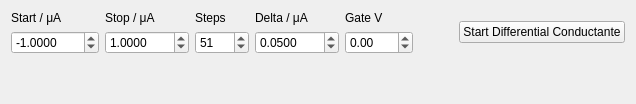
          <widget class="QWidget" name="differential_conductance_tab">
           <attribute name="title">
            <string>Differential Conductance</string>
           </attribute>
           <layout class="QVBoxLayout" name="verticalLayout_22">
            <item>
             <layout class="QHBoxLayout" name="differential_conductance_horizontalLayout">
              <item>
               <layout class="QVBoxLayout" name="differential_conductance_start_current_verticalLayout">
                <item>
                 <widget class="QLabel" name="differential_conductance_start_current_label">
                  <property name="text">
                   <string>Start / μA</string>
                  </property>
                 </widget>
                </item>
                <item>
                 <widget class="QDoubleSpinBox" name="differential_conductance_start_current">
                  <property name="maximumSize">
                   <size>
                    <width>142</width>
                    <height>16777215</height>
                   </size>
                  </property>
                  <property name="decimals">
                   <number>4</number>
                  </property>
                  <property name="minimum">
                   <double>-5000.000000000000000</double>
                  </property>
                  <property name="maximum">
                   <double>5000.000000000000000</double>
                  </property>
                  <property name="singleStep">
                   <double>0.100000000000000</double>
                  </property>
                  <property name="value">
                   <double>-1.000000000000000</double>
                  </property>
                 </widget>
                </item>
               </layout>
              </item>
              <item>
               <layout class="QVBoxLayout" name="differential_conductance_end_current_label_verticalLayout">
                <item>
                 <widget class="QLabel" name="differential_conductance_end_current_label">
                  <property name="text">
                   <string>Stop / μA</string>
                  </property>
                 </widget>
                </item>
                <item>
                 <widget class="QDoubleSpinBox" name="differential_conductance_end_current">
                  <property name="maximumSize">
                   <size>
                    <width>142</width>
                    <height>16777215</height>
                   </size>
                  </property>
                  <property name="decimals">
                   <number>4</number>
                  </property>
                  <property name="minimum">
                   <double>0.000100000000000</double>
                  </property>
                  <property name="maximum">
                   <double>5000.000000000000000</double>
                  </property>
                  <property name="singleStep">
                   <double>0.100000000000000</double>
                  </property>
                  <property name="value">
                   <double>1.000000000000000</double>
                  </property>
                 </widget>
                </item>
               </layout>
              </item>
              <item>
               <layout class="QVBoxLayout" name="differential_conductance_steps_verticalLayout">
                <item>
                 <widget class="QLabel" name="differential_conductance_steps_label">
                  <property name="text">
                   <string>Steps</string>
                  </property>
                 </widget>
                </item>
                <item>
                 <widget class="QDoubleSpinBox" name="differential_conductance_steps">
                  <property name="maximumSize">
                   <size>
                    <width>142</width>
                    <height>16777215</height>
                   </size>
                  </property>
                  <property name="decimals">
                   <number>0</number>
                  </property>
                  <property name="minimum">
                   <double>1.000000000000000</double>
                  </property>
                  <property name="maximum">
                   <double>5000.000000000000000</double>
                  </property>
                  <property name="singleStep">
                   <double>1.000000000000000</double>
                  </property>
                  <property name="value">
                   <double>51.000000000000000</double>
                  </property>
                 </widget>
                </item>
               </layout>
              </item>
              <item>
               <layout class="QVBoxLayout" name="differential_conductance_delta_verticalLayout">
                <item>
                 <widget class="QLabel" name="differential_conductance_delta_label">
                  <property name="text">
                   <string>Delta / μA</string>
                  </property>
                 </widget>
                </item>
                <item>
                 <widget class="QDoubleSpinBox" name="differential_conductance_delta">
                  <property name="maximumSize">
                   <size>
                    <width>142</width>
                    <height>16777215</height>
                   </size>
                  </property>
                  <property name="decimals">
                   <number>4</number>
                  </property>
                  <property name="minimum">
                   <double>0.001000000000000</double>
                  </property>
                  <property name="maximum">
                   <double>5000.000000000000000</double>
                  </property>
                  <property name="singleStep">
                   <double>0.010000000000000</double>
                  </property>
                  <property name="value">
                   <double>0.050000000000000</double>
                  </property>
                 </widget>
                </item>
               </layout>
              </item>
              <item>
               <layout class="QVBoxLayout" name="differential_conductance_delta_gate_v_verticalLayout">
                <item>
                 <widget class="QLabel" name="differential_conductance_gate_v_label">
                  <property name="text">
                   <string>Gate V</string>
                  </property>
                 </widget>
                </item>
                <item>
                 <widget class="QDoubleSpinBox" name="differential_conductance_gate_v">
                  <property name="maximumSize">
                   <size>
                    <width>142</width>
                    <height>16777215</height>
                   </size>
                  </property>
                  <property name="decimals">
                   <number>2</number>
                  </property>
                  <property name="minimum">
                   <double>-100.000000000000000</double>
                  </property>
                  <property name="maximum">
                   <double>100.000000000000000</double>
                  </property>
                  <property name="singleStep">
                   <double>0.250000000000000</double>
                  </property>
                  <property name="value">
                   <double>0.000000000000000</double>
                  </property>
                 </widget>
                </item>
               </layout>
              </item>
              <item>
               <spacer name="differential_conductance_horizontalSpacer">
                <property name="orientation">
                 <enum>Qt::Horizontal</enum>
                </property>
                <property name="sizeHint" stdset="0">
                 <size>
                  <width>40</width>
                  <height>20</height>
                 </size>
                </property>
               </spacer>
              </item>
              <item>
               <widget class="QPushButton" name="start_differential_conductance_button">
                <property name="minimumSize">
                 <size>
                  <width>160</width>
                  <height>0</height>
                 </size>
                </property>
                <property name="maximumSize">
                 <size>
                  <width>300</width>
                  <height>16777215</height>
                 </size>
                </property>
                <property name="text">
                 <string>Start Differential Conductante</string>
                </property>
               </widget>
              </item>
             </layout>
            </item>
            <item>
             <spacer name="differential_conductance_verticalSpacer">
              <property name="orientation">
               <enum>Qt::Vertical</enum>
              </property>
              <property name="sizeHint" stdset="0">
               <size>
                <width>20</width>
                <height>39</height>
               </size>
              </property>
             </spacer>
            </item>
           </layout>
          </widget>
